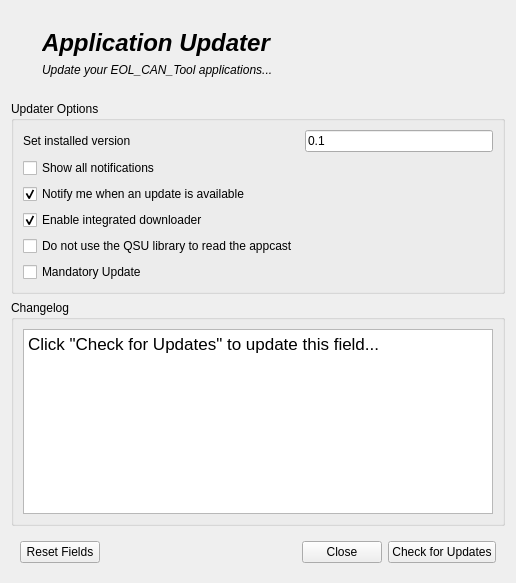
<?xml version="1.0" encoding="UTF-8"?>
<ui version="4.0">
 <class>updater_window</class>
 <widget class="QWidget" name="updater_window">
  <property name="geometry">
   <rect>
    <x>0</x>
    <y>0</y>
    <width>516</width>
    <height>583</height>
   </rect>
  </property>
  <property name="windowTitle">
   <string>Form</string>
  </property>
  <layout class="QGridLayout" name="gridLayout_2">
   <item row="0" column="0">
    <widget class="QFrame" name="frame_2">
     <property name="frameShape">
      <enum>QFrame::NoFrame</enum>
     </property>
     <property name="frameShadow">
      <enum>QFrame::Raised</enum>
     </property>
     <layout class="QHBoxLayout" name="horizontalLayout_2">
      <item>
       <widget class="QLabel" name="label_2">
        <property name="text">
         <string/>
        </property>
        <property name="pixmap">
         <pixmap resource="../middleware/Updater/QSimpleUpdater/etc/resources/qsimpleupdater.qrc">:/icons/update.png</pixmap>
        </property>
       </widget>
      </item>
      <item>
       <widget class="QFrame" name="frame_3">
        <property name="frameShape">
         <enum>QFrame::NoFrame</enum>
        </property>
        <property name="frameShadow">
         <enum>QFrame::Raised</enum>
        </property>
        <layout class="QVBoxLayout" name="verticalLayout_3">
         <item>
          <widget class="QLabel" name="label_3">
           <property name="text">
            <string>&lt;html&gt;&lt;head/&gt;&lt;body&gt;&lt;h1 style=&quot; margin-top:18px; margin-bottom:12px; margin-left:0px; margin-right:0px; -qt-block-indent:0; text-indent:0px;&quot;&gt;&lt;span style=&quot; font-size:xx-large; font-weight:700; font-style:italic;&quot;&gt;Application Updater&lt;/span&gt;&lt;/h1&gt;&lt;/body&gt;&lt;/html&gt;</string>
           </property>
          </widget>
         </item>
         <item>
          <widget class="QLabel" name="label_4">
           <property name="text">
            <string>&lt;html&gt;&lt;head/&gt;&lt;body&gt;&lt;p&gt;&lt;span style=&quot; font-style:italic;&quot;&gt;Update your EOL_CAN_Tool applications...&lt;/span&gt;&lt;/p&gt;&lt;/body&gt;&lt;/html&gt;</string>
           </property>
          </widget>
         </item>
        </layout>
       </widget>
      </item>
      <item>
       <spacer name="horizontalSpacer_2">
        <property name="orientation">
         <enum>Qt::Horizontal</enum>
        </property>
        <property name="sizeHint" stdset="0">
         <size>
          <width>40</width>
          <height>20</height>
         </size>
        </property>
       </spacer>
      </item>
     </layout>
    </widget>
   </item>
   <item row="1" column="0">
    <widget class="QGroupBox" name="groupBox">
     <property name="title">
      <string>Updater Options</string>
     </property>
     <layout class="QGridLayout" name="gridLayout">
      <item row="2" column="1">
       <widget class="QLineEdit" name="installedVersion">
        <property name="text">
         <string>0.1</string>
        </property>
        <property name="placeholderText">
         <string>Write a version string...</string>
        </property>
       </widget>
      </item>
      <item row="2" column="0">
       <widget class="QLabel" name="label">
        <property name="text">
         <string>Set installed version</string>
        </property>
       </widget>
      </item>
      <item row="6" column="0">
       <widget class="QCheckBox" name="customAppcast">
        <property name="text">
         <string>Do not use the QSU library to read the appcast</string>
        </property>
       </widget>
      </item>
      <item row="4" column="0">
       <widget class="QCheckBox" name="showUpdateNotifications">
        <property name="text">
         <string>Notify me when an update is available</string>
        </property>
        <property name="checked">
         <bool>true</bool>
        </property>
       </widget>
      </item>
      <item row="3" column="0">
       <widget class="QCheckBox" name="showAllNotifcations">
        <property name="text">
         <string>Show all notifications</string>
        </property>
       </widget>
      </item>
      <item row="5" column="0">
       <widget class="QCheckBox" name="enableDownloader">
        <property name="text">
         <string>Enable integrated downloader</string>
        </property>
        <property name="checked">
         <bool>true</bool>
        </property>
       </widget>
      </item>
      <item row="7" column="0">
       <widget class="QCheckBox" name="mandatoryUpdate">
        <property name="text">
         <string>Mandatory Update</string>
        </property>
       </widget>
      </item>
     </layout>
    </widget>
   </item>
   <item row="2" column="0">
    <widget class="QGroupBox" name="groupBox_2">
     <property name="title">
      <string>Changelog</string>
     </property>
     <layout class="QVBoxLayout" name="verticalLayout_2">
      <item>
       <widget class="QTextBrowser" name="changelogText">
        <property name="readOnly">
         <bool>true</bool>
        </property>
        <property name="html">
         <string>&lt;!DOCTYPE HTML PUBLIC &quot;-//W3C//DTD HTML 4.0//EN&quot; &quot;http://www.w3.org/TR/REC-html40/strict.dtd&quot;&gt;
&lt;html&gt;&lt;head&gt;&lt;meta name=&quot;qrichtext&quot; content=&quot;1&quot; /&gt;&lt;meta charset=&quot;utf-8&quot; /&gt;&lt;style type=&quot;text/css&quot;&gt;
p, li { white-space: pre-wrap; }
hr { height: 1px; border-width: 0; }
li.unchecked::marker { content: &quot;\2610&quot;; }
li.checked::marker { content: &quot;\2612&quot;; }
&lt;/style&gt;&lt;/head&gt;&lt;body style=&quot; font-family:'Microsoft YaHei UI'; font-size:9pt; font-weight:400; font-style:normal;&quot;&gt;
&lt;p style=&quot; margin-top:0px; margin-bottom:0px; margin-left:0px; margin-right:0px; -qt-block-indent:0; text-indent:0px;&quot;&gt;&lt;span style=&quot; font-family:'.Lucida Grande UI'; font-size:13pt;&quot;&gt;Click &amp;quot;Check for Updates&amp;quot; to update this field...&lt;/span&gt;&lt;/p&gt;&lt;/body&gt;&lt;/html&gt;</string>
        </property>
       </widget>
      </item>
     </layout>
    </widget>
   </item>
   <item row="3" column="0">
    <widget class="QFrame" name="frame">
     <property name="frameShape">
      <enum>QFrame::NoFrame</enum>
     </property>
     <property name="frameShadow">
      <enum>QFrame::Plain</enum>
     </property>
     <layout class="QHBoxLayout" name="horizontalLayout">
      <item>
       <widget class="QPushButton" name="resetButton">
        <property name="text">
         <string>Reset Fields</string>
        </property>
       </widget>
      </item>
      <item>
       <spacer name="horizontalSpacer">
        <property name="orientation">
         <enum>Qt::Horizontal</enum>
        </property>
        <property name="sizeHint" stdset="0">
         <size>
          <width>40</width>
          <height>20</height>
         </size>
        </property>
       </spacer>
      </item>
      <item>
       <widget class="QPushButton" name="closeButton">
        <property name="text">
         <string>Close</string>
        </property>
       </widget>
      </item>
      <item>
       <widget class="QPushButton" name="checkButton">
        <property name="text">
         <string>Check for Updates</string>
        </property>
       </widget>
      </item>
     </layout>
    </widget>
   </item>
  </layout>
 </widget>
 <resources>
  <include location="../middleware/Updater/QSimpleUpdater/etc/resources/qsimpleupdater.qrc"/>
 </resources>
 <connections/>
</ui>
